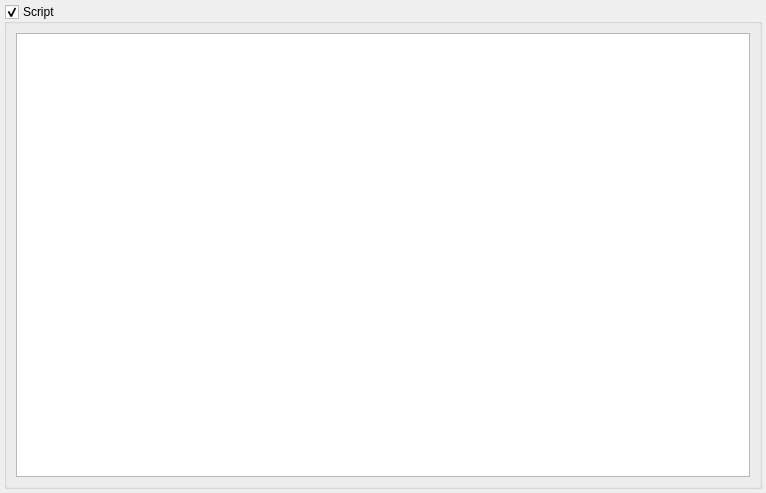
<?xml version="1.0" encoding="UTF-8"?>
<ui version="4.0">
 <class>ScriptDialog</class>
 <widget class="QDialog" name="ScriptDialog">
  <property name="geometry">
   <rect>
    <x>0</x>
    <y>0</y>
    <width>766</width>
    <height>493</height>
   </rect>
  </property>
  <property name="windowTitle">
   <string>Dialog</string>
  </property>
  <layout class="QGridLayout" name="gridLayout">
   <property name="leftMargin">
    <number>4</number>
   </property>
   <property name="topMargin">
    <number>4</number>
   </property>
   <property name="rightMargin">
    <number>4</number>
   </property>
   <property name="bottomMargin">
    <number>4</number>
   </property>
   <item row="0" column="0">
    <widget class="QGroupBox" name="groupBox">
     <property name="title">
      <string>Script </string>
     </property>
     <property name="checkable">
      <bool>true</bool>
     </property>
     <layout class="QGridLayout" name="gridLayout_2">
      <item row="0" column="0">
       <widget class="QPlainTextEdit" name="script"/>
      </item>
     </layout>
    </widget>
   </item>
  </layout>
 </widget>
 <resources/>
 <connections/>
</ui>
